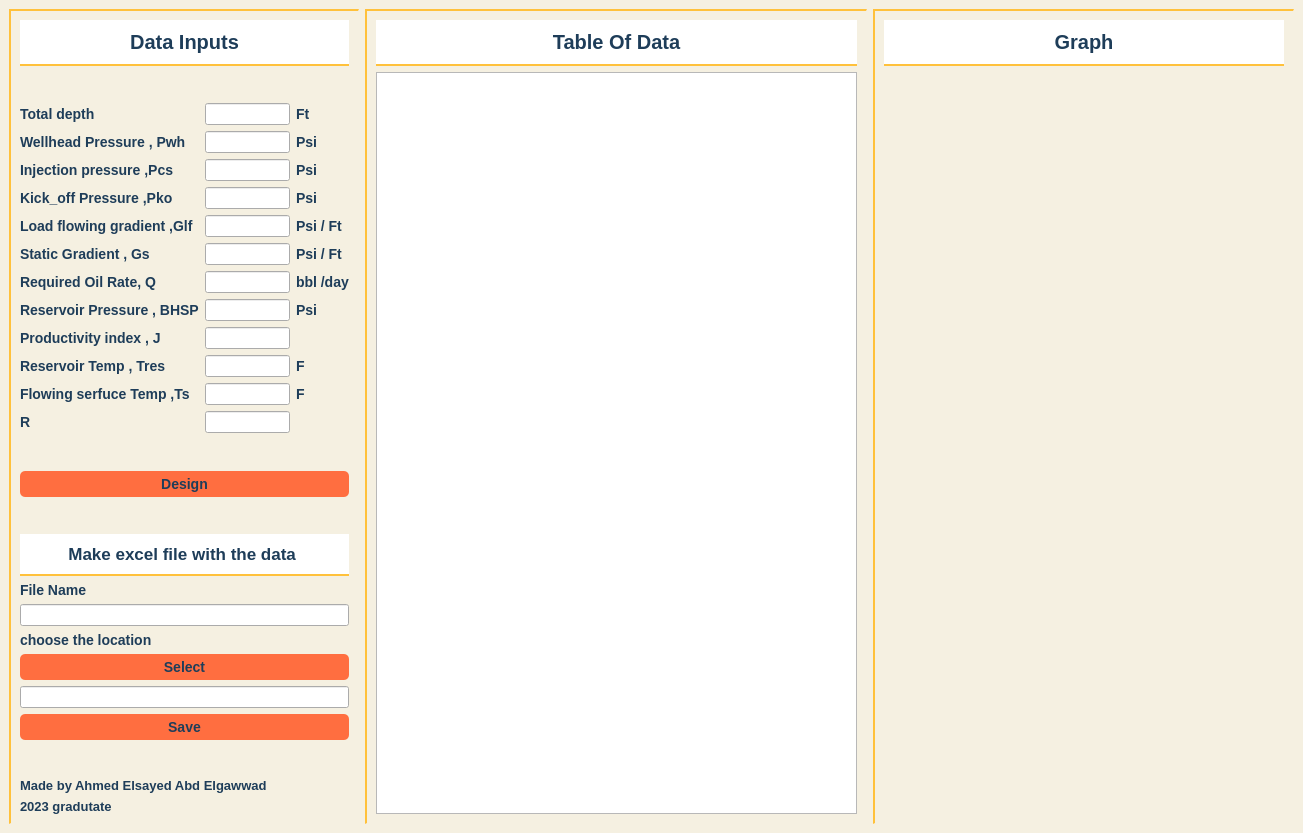
<?xml version="1.0" encoding="UTF-8"?>
<ui version="4.0">
 <class>MainWindow</class>
 <widget class="QMainWindow" name="MainWindow">
  <property name="geometry">
   <rect>
    <x>0</x>
    <y>0</y>
    <width>1303</width>
    <height>833</height>
   </rect>
  </property>
  <property name="windowTitle">
   <string>MainWindow</string>
  </property>
  <property name="styleSheet">
   <string notr="true">QLabel{color:#1e3d59;font-size:14px;font-weight:650}
QMainWindow#MainWindow{
background-color:#f5f0e1
}
QLabel#label_10,QLabel#label_24,QLabel#label_9{
font-size:20px;
padding:10;
color:#1e3d59;
background-color:#fff;
font-weight:700
}
QFrame#frame_3,QFrame#frame_2,QFrame#frame_1{
border-top:1.5px solid #ffc13b;
border-left:1.5px solid #ffc13b;
}
QPushButton{
background-color:#ff6e40;
color:#1e3d59;
font-size:14px;
font-weight:650;
border-radius:5px;
padding:5px 10
}
QPushButton:hover{
background-color:#ffc13b;
color:#1e3d59
}
QLine{
background-color:#ff6e40;
}</string>
  </property>
  <property name="iconSize">
   <size>
    <width>40</width>
    <height>40</height>
   </size>
  </property>
  <widget class="QWidget" name="centralwidget">
   <layout class="QGridLayout" name="gridLayout">
    <item row="0" column="0">
     <widget class="QFrame" name="frame_1">
      <property name="maximumSize">
       <size>
        <width>350</width>
        <height>16777215</height>
       </size>
      </property>
      <property name="styleSheet">
       <string notr="true"/>
      </property>
      <property name="frameShape">
       <enum>QFrame::StyledPanel</enum>
      </property>
      <property name="frameShadow">
       <enum>QFrame::Raised</enum>
      </property>
      <layout class="QGridLayout" name="gridLayout_5">
       <item row="2" column="0" rowspan="12">
        <layout class="QFormLayout" name="formLayout">
         <item row="0" column="0">
          <widget class="QLabel" name="label">
           <property name="font">
            <font>
             <pointsize>-1</pointsize>
             <weight>81</weight>
             <bold>true</bold>
            </font>
           </property>
           <property name="text">
            <string>Total depth</string>
           </property>
          </widget>
         </item>
         <item row="0" column="1">
          <widget class="QLineEdit" name="lineEdit"/>
         </item>
         <item row="1" column="0">
          <widget class="QLabel" name="label_3">
           <property name="font">
            <font>
             <pointsize>-1</pointsize>
             <weight>81</weight>
             <bold>true</bold>
            </font>
           </property>
           <property name="text">
            <string>Wellhead Pressure , Pwh</string>
           </property>
          </widget>
         </item>
         <item row="1" column="1">
          <widget class="QLineEdit" name="lineEdit_3"/>
         </item>
         <item row="2" column="0">
          <widget class="QLabel" name="label_2">
           <property name="font">
            <font>
             <pointsize>-1</pointsize>
             <weight>81</weight>
             <bold>true</bold>
            </font>
           </property>
           <property name="text">
            <string>Injection pressure ,Pcs</string>
           </property>
          </widget>
         </item>
         <item row="2" column="1">
          <widget class="QLineEdit" name="lineEdit_2"/>
         </item>
         <item row="3" column="0">
          <widget class="QLabel" name="label_4">
           <property name="font">
            <font>
             <pointsize>-1</pointsize>
             <weight>81</weight>
             <bold>true</bold>
            </font>
           </property>
           <property name="text">
            <string>Kick_off Pressure ,Pko</string>
           </property>
          </widget>
         </item>
         <item row="3" column="1">
          <widget class="QLineEdit" name="lineEdit_4"/>
         </item>
         <item row="4" column="0">
          <widget class="QLabel" name="label_27">
           <property name="font">
            <font>
             <pointsize>-1</pointsize>
             <weight>81</weight>
             <bold>true</bold>
            </font>
           </property>
           <property name="text">
            <string>Load flowing gradient ,Glf</string>
           </property>
          </widget>
         </item>
         <item row="4" column="1">
          <widget class="QLineEdit" name="lineEdit_17"/>
         </item>
         <item row="5" column="0">
          <widget class="QLabel" name="label_28">
           <property name="font">
            <font>
             <pointsize>-1</pointsize>
             <weight>81</weight>
             <bold>true</bold>
            </font>
           </property>
           <property name="text">
            <string>Static Gradient , Gs</string>
           </property>
          </widget>
         </item>
         <item row="5" column="1">
          <widget class="QLineEdit" name="lineEdit_18"/>
         </item>
         <item row="6" column="0">
          <widget class="QLabel" name="label_29">
           <property name="font">
            <font>
             <pointsize>-1</pointsize>
             <weight>81</weight>
             <bold>true</bold>
            </font>
           </property>
           <property name="text">
            <string>Required Oil Rate, Q</string>
           </property>
          </widget>
         </item>
         <item row="6" column="1">
          <widget class="QLineEdit" name="lineEdit_19"/>
         </item>
         <item row="7" column="0">
          <widget class="QLabel" name="label_30">
           <property name="font">
            <font>
             <pointsize>-1</pointsize>
             <weight>81</weight>
             <bold>true</bold>
            </font>
           </property>
           <property name="text">
            <string>Reservoir Pressure , BHSP</string>
           </property>
          </widget>
         </item>
         <item row="7" column="1">
          <widget class="QLineEdit" name="lineEdit_20"/>
         </item>
         <item row="8" column="0">
          <widget class="QLabel" name="label_5">
           <property name="font">
            <font>
             <pointsize>-1</pointsize>
             <weight>81</weight>
             <bold>true</bold>
            </font>
           </property>
           <property name="text">
            <string>Productivity index , J</string>
           </property>
          </widget>
         </item>
         <item row="8" column="1">
          <widget class="QLineEdit" name="lineEdit_5"/>
         </item>
         <item row="9" column="0">
          <widget class="QLabel" name="label_8">
           <property name="font">
            <font>
             <pointsize>-1</pointsize>
             <weight>81</weight>
             <bold>true</bold>
            </font>
           </property>
           <property name="text">
            <string>Reservoir Temp , Tres</string>
           </property>
          </widget>
         </item>
         <item row="9" column="1">
          <widget class="QLineEdit" name="lineEdit_7"/>
         </item>
         <item row="10" column="0">
          <widget class="QLabel" name="label_16">
           <property name="font">
            <font>
             <pointsize>-1</pointsize>
             <weight>81</weight>
             <bold>true</bold>
            </font>
           </property>
           <property name="text">
            <string>Flowing serfuce Temp ,Ts</string>
           </property>
          </widget>
         </item>
         <item row="10" column="1">
          <widget class="QLineEdit" name="lineEdit_8"/>
         </item>
         <item row="11" column="0">
          <widget class="QLabel" name="label_20">
           <property name="font">
            <font>
             <pointsize>-1</pointsize>
             <weight>81</weight>
             <bold>true</bold>
            </font>
           </property>
           <property name="text">
            <string>R</string>
           </property>
          </widget>
         </item>
         <item row="11" column="1">
          <widget class="QLineEdit" name="lineEdit_9"/>
         </item>
        </layout>
       </item>
       <item row="14" column="0">
        <spacer name="verticalSpacer_4">
         <property name="orientation">
          <enum>Qt::Vertical</enum>
         </property>
         <property name="sizeHint" stdset="0">
          <size>
           <width>20</width>
           <height>40</height>
          </size>
         </property>
        </spacer>
       </item>
       <item row="16" column="0">
        <spacer name="verticalSpacer">
         <property name="orientation">
          <enum>Qt::Vertical</enum>
         </property>
         <property name="sizeHint" stdset="0">
          <size>
           <width>20</width>
           <height>40</height>
          </size>
         </property>
        </spacer>
       </item>
       <item row="12" column="1">
        <widget class="QLabel" name="label_22">
         <property name="text">
          <string>F</string>
         </property>
        </widget>
       </item>
       <item row="9" column="1">
        <widget class="QLabel" name="label_19">
         <property name="text">
          <string>Psi</string>
         </property>
        </widget>
       </item>
       <item row="2" column="1">
        <widget class="QLabel" name="label_11">
         <property name="text">
          <string>Ft</string>
         </property>
        </widget>
       </item>
       <item row="17" column="0" colspan="2">
        <widget class="QLabel" name="label_6">
         <property name="font">
          <font>
           <pointsize>-1</pointsize>
           <weight>81</weight>
           <bold>true</bold>
          </font>
         </property>
         <property name="styleSheet">
          <string notr="true">background-color:#fff;
padding:10px;
width:100%;
color:#1e3d59;
border-bottom:1.5px solid #ffc13b;
font-size:17px</string>
         </property>
         <property name="text">
          <string>Make excel file with the data </string>
         </property>
         <property name="alignment">
          <set>Qt::AlignCenter</set>
         </property>
        </widget>
       </item>
       <item row="8" column="1">
        <widget class="QLabel" name="label_18">
         <property name="text">
          <string>bbl /day</string>
         </property>
        </widget>
       </item>
       <item row="5" column="1">
        <widget class="QLabel" name="label_14">
         <property name="text">
          <string>Psi</string>
         </property>
        </widget>
       </item>
       <item row="1" column="0">
        <spacer name="verticalSpacer_3">
         <property name="orientation">
          <enum>Qt::Vertical</enum>
         </property>
         <property name="sizeHint" stdset="0">
          <size>
           <width>20</width>
           <height>40</height>
          </size>
         </property>
        </spacer>
       </item>
       <item row="3" column="1">
        <widget class="QLabel" name="label_12">
         <property name="text">
          <string>Psi</string>
         </property>
        </widget>
       </item>
       <item row="6" column="1">
        <widget class="QLabel" name="label_15">
         <property name="text">
          <string>Psi / Ft</string>
         </property>
        </widget>
       </item>
       <item row="4" column="1">
        <widget class="QLabel" name="label_13">
         <property name="text">
          <string>Psi</string>
         </property>
        </widget>
       </item>
       <item row="19" column="0" colspan="2">
        <layout class="QVBoxLayout" name="verticalLayout">
         <item>
          <widget class="QLabel" name="label_23">
           <property name="font">
            <font>
             <pointsize>-1</pointsize>
             <weight>81</weight>
             <bold>true</bold>
            </font>
           </property>
           <property name="text">
            <string>File Name</string>
           </property>
          </widget>
         </item>
         <item>
          <widget class="QLineEdit" name="lineEdit_10"/>
         </item>
         <item>
          <widget class="QLabel" name="label_7">
           <property name="font">
            <font>
             <pointsize>-1</pointsize>
             <weight>81</weight>
             <bold>true</bold>
            </font>
           </property>
           <property name="text">
            <string>choose the location</string>
           </property>
          </widget>
         </item>
         <item>
          <widget class="QPushButton" name="pushButton_2">
           <property name="text">
            <string>Select</string>
           </property>
          </widget>
         </item>
         <item>
          <widget class="QLineEdit" name="lineEdit_6"/>
         </item>
         <item>
          <widget class="QPushButton" name="pushButton">
           <property name="text">
            <string>Save</string>
           </property>
          </widget>
         </item>
        </layout>
       </item>
       <item row="20" column="0">
        <spacer name="verticalSpacer_2">
         <property name="orientation">
          <enum>Qt::Vertical</enum>
         </property>
         <property name="sizeHint" stdset="0">
          <size>
           <width>20</width>
           <height>40</height>
          </size>
         </property>
        </spacer>
       </item>
       <item row="7" column="1">
        <widget class="QLabel" name="label_17">
         <property name="text">
          <string>Psi / Ft</string>
         </property>
        </widget>
       </item>
       <item row="22" column="0">
        <widget class="QLabel" name="label_26">
         <property name="styleSheet">
          <string notr="true">color:#1e3d59;
font-size: 13px ;
font-weight:650</string>
         </property>
         <property name="text">
          <string>2023 gradutate</string>
         </property>
        </widget>
       </item>
       <item row="11" column="1">
        <widget class="QLabel" name="label_21">
         <property name="text">
          <string>F</string>
         </property>
        </widget>
       </item>
       <item row="21" column="0">
        <widget class="QLabel" name="label_25">
         <property name="styleSheet">
          <string notr="true">color:#1e3d59;
font-size: 13px ;
font-weight:650</string>
         </property>
         <property name="text">
          <string>Made by Ahmed Elsayed Abd Elgawwad</string>
         </property>
        </widget>
       </item>
       <item row="0" column="0" colspan="2">
        <widget class="QLabel" name="label_10">
         <property name="font">
          <font>
           <pointsize>-1</pointsize>
           <weight>87</weight>
           <bold>true</bold>
          </font>
         </property>
         <property name="styleSheet">
          <string notr="true">border-bottom:2px solid #ffc13b</string>
         </property>
         <property name="text">
          <string>Data Inputs</string>
         </property>
         <property name="alignment">
          <set>Qt::AlignCenter</set>
         </property>
        </widget>
       </item>
       <item row="15" column="0" colspan="2">
        <widget class="QPushButton" name="pushButton_3">
         <property name="text">
          <string>Design</string>
         </property>
        </widget>
       </item>
      </layout>
     </widget>
    </item>
    <item row="0" column="1">
     <widget class="QFrame" name="frame_3">
      <property name="minimumSize">
       <size>
        <width>500</width>
        <height>0</height>
       </size>
      </property>
      <property name="maximumSize">
       <size>
        <width>850</width>
        <height>16777215</height>
       </size>
      </property>
      <property name="styleSheet">
       <string notr="true"/>
      </property>
      <property name="frameShape">
       <enum>QFrame::StyledPanel</enum>
      </property>
      <property name="frameShadow">
       <enum>QFrame::Raised</enum>
      </property>
      <layout class="QGridLayout" name="gridLayout_4">
       <item row="0" column="0">
        <widget class="QLabel" name="label_24">
         <property name="font">
          <font>
           <pointsize>-1</pointsize>
           <weight>87</weight>
           <bold>true</bold>
          </font>
         </property>
         <property name="styleSheet">
          <string notr="true">border-bottom:2px solid #ffc13b</string>
         </property>
         <property name="text">
          <string>Table Of Data</string>
         </property>
         <property name="alignment">
          <set>Qt::AlignCenter</set>
         </property>
        </widget>
       </item>
       <item row="1" column="0">
        <widget class="QTableWidget" name="tableWidget"/>
       </item>
      </layout>
     </widget>
    </item>
    <item row="0" column="2">
     <widget class="QFrame" name="frame_2">
      <property name="maximumSize">
       <size>
        <width>800</width>
        <height>16777215</height>
       </size>
      </property>
      <property name="styleSheet">
       <string notr="true"/>
      </property>
      <property name="frameShape">
       <enum>QFrame::StyledPanel</enum>
      </property>
      <property name="frameShadow">
       <enum>QFrame::Raised</enum>
      </property>
      <layout class="QGridLayout" name="gridLayout_3">
       <item row="0" column="0">
        <widget class="QLabel" name="label_9">
         <property name="sizePolicy">
          <sizepolicy hsizetype="Preferred" vsizetype="Fixed">
           <horstretch>0</horstretch>
           <verstretch>0</verstretch>
          </sizepolicy>
         </property>
         <property name="font">
          <font>
           <pointsize>-1</pointsize>
           <weight>87</weight>
           <bold>true</bold>
          </font>
         </property>
         <property name="styleSheet">
          <string notr="true">border-bottom:2px solid #ffc13b</string>
         </property>
         <property name="text">
          <string>Graph</string>
         </property>
         <property name="alignment">
          <set>Qt::AlignCenter</set>
         </property>
        </widget>
       </item>
       <item row="1" column="0">
        <widget class="QWidget" name="widget" native="true">
         <property name="minimumSize">
          <size>
           <width>400</width>
           <height>0</height>
          </size>
         </property>
         <property name="maximumSize">
          <size>
           <width>1000</width>
           <height>16777215</height>
          </size>
         </property>
         <property name="styleSheet">
          <string notr="true">padding:0;
margin:0</string>
         </property>
        </widget>
       </item>
      </layout>
     </widget>
    </item>
   </layout>
  </widget>
 </widget>
 <resources/>
 <connections/>
</ui>
